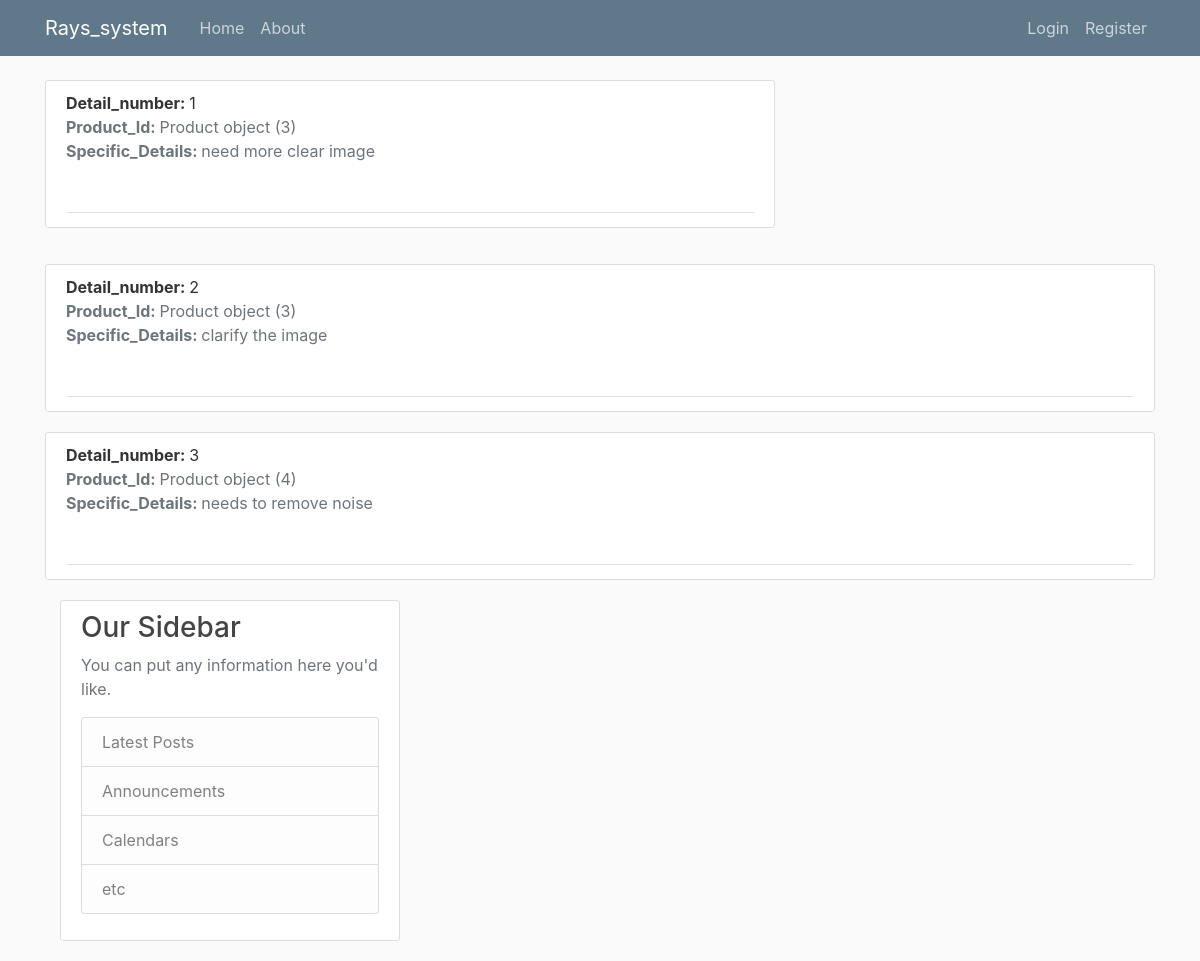
Screenshot of /Details/ with the database file from the repository.
### storeapp/models.py (models this page shows, shortened)
class ProductDetails(models.Model):
    Detail_number = models.IntegerField(primary_key=True)
    Product_Id = models.ForeignKey(Product, on_delete=models.CASCADE)
    Specific_Details = models.TextField(max_length=200)

class Product(models.Model):
    Id = models.IntegerField(primary_key=True)
    NeededFiles = models.URLField("Click here for product link")
    ProductPictures = models.ImageField(null=True, blank=True, upload_to="images/")

### storeapp/views.py (the view)
# urls.py: path("Details/", views.details, name="details"),
def details(request):
    contex_page = {
        'L': ProductDetails.objects.all()
    }
    return render(request, 'storeapp/Details.html', contex_page )

### storeapp/templates/storeapp/Details.html (shortened to what this page needs)
{% extends "storeapp/base.html" %}
{% load static %}
{% block content %}
    {% for post in L %}
            <article class="media content-section">
              <div class="media-body">
                <div class="article-metadata">
                    <div
                  <a class="mr-2" href="#"><b>Detail_number: </b>{{ post.Detail_number }}</a>
                    <div
                    <a class="text-muted"><b>Product_Id: </b>{{ post.Product_Id }}</a>
                  </div>
                    <div
                    <a class="text-muted"><b>Specific_Details: </b>{{ post.Specific_Details }}</a></div>
                    <br></br>
                    </div>
                    </div>
                    </div>
                    </div>
                </div>
            </article>
    {% endfor %}
{% endblock content %}

### storeapp/static/storeapp/main.css (style rules this page uses)
body { background: #fafafa; color: #333333; margin-top: 5rem; }
.content-section { background: #ffffff; padding: 10px 20px; border: 1px solid #dddddd; border-radius: 3px; margin-bottom: 20px; }
.article-metadata { padding-bottom: 1px; margin-bottom: 4px; border-bottom: 1px solid #e3e3e3 }

### rows the page displays
ProductDetails: Detail_number "1", Product_Id "Product object (3)", Specific_Details "need more clear image"
ProductDetails: Detail_number "2", Product_Id "Product object (3)", Specific_Details "clarify the image"
ProductDetails: Detail_number "3", Product_Id "Product object (4)", Specific_Details "needs to remove noise"
